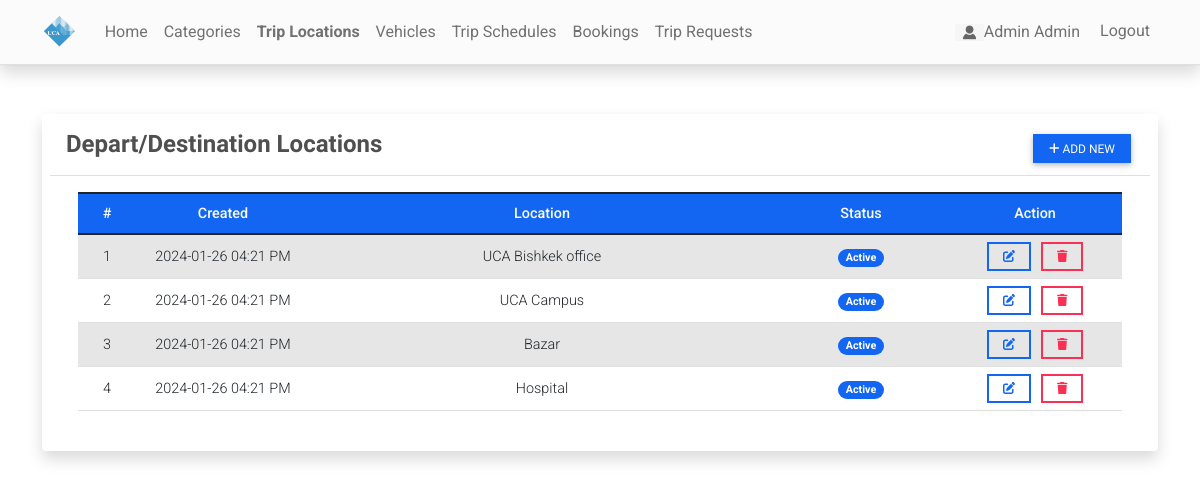
The page /location (signed in) on the database as committed earlier.
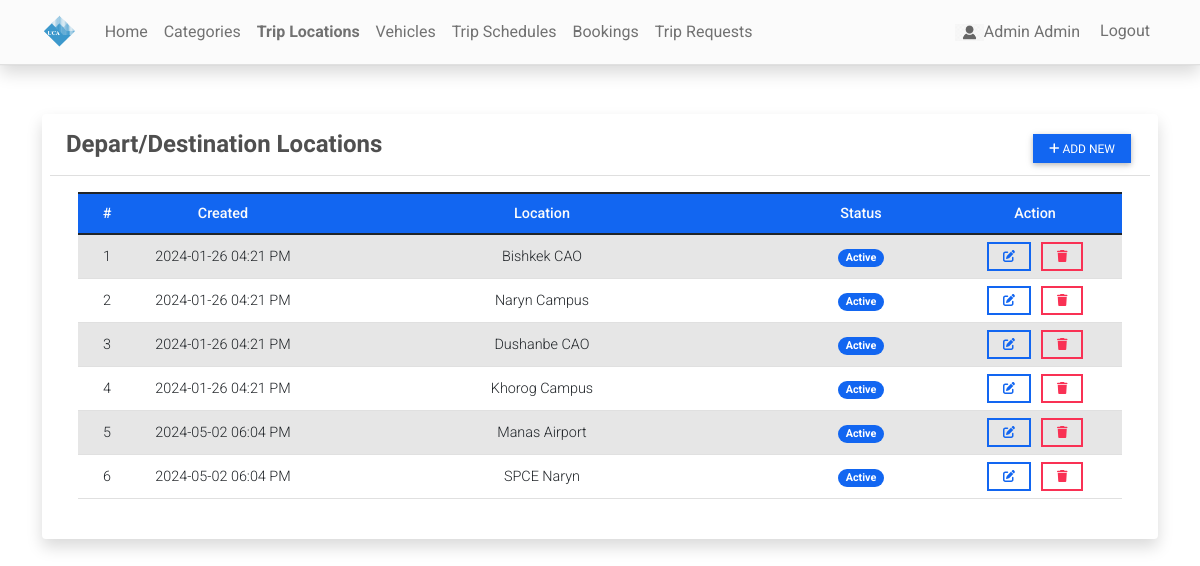
The same page on the database as committed later.
### reservationApp/models.py (models this page shows, shortened)
class Location(models.Model):
    location = models.CharField(max_length=250)
    status = models.CharField(max_length=2, choices=(('1','Active'),('2','Inactive')), default=1)
    date_created = models.DateTimeField(default=timezone.now)
    date_updated = models.DateTimeField(auto_now=True)

### reservationApp/views.py (the view)
# urls.py: path('location',views.location_mgt,name='location-page'),
@user_passes_test(admin_check)
def location_mgt(request):
    context['page_title'] = "Locations"
    locations = Location.objects.all()
    context['locations'] = locations
    return render(request, 'location_mgt.html', context)

### reservationApp/views.py (called while the page is built)
def admin_check(user):
    return user.is_staff

### reservationApp/templates/location_mgt.html (shortened to what this page needs)
{% extends 'base.html' %} {% block pageContent %}
<div class="col-lg-12 col-md-12 col-sm-12 col-xs-12">
    <div class="card card-default p-2 shadow ">
        <div class="card-header">
            <div class="d-flex w-100 align-items-center justify-content-between">
                <h4 class="card-title fw-bold">Depart/Destination Locations</h4>
                <div class="tools">
                    <button type="button" class="btn btn-primary btn-sm" id='add_new'><i class="fa fa-plus"></i> Add New</button>
                </div>
            </div>
        </div>
        <div class="card-body">
            <div class="container-fluid">
                <table class="table table-striped" id="location-list">
                    <colgroup>
                        <col width="5%">
                        <col width="15%">
                        <col width="40%">
                        <col width="15%">
                        <col width="15%">
                    </colgroup>
                    <thead>
                        <tr class="bg-primary bg-opacity-50 text-light">
                            <th class="px-2 py-2 text-center">#</th>
                            <th class="px-2 py-2 text-center">Created</th>
                            <th class="px-2 py-2 text-center">Location</th>
                            <th class="px-2 py-2 text-center">Status</th>
                            <th class="px-2 py-2 text-center">Action</th>
                        </tr>
                    </thead>
                    <tbody class="text-center">
                        {% for location in locations %}
                        <tr>
                            <td class="px-2 py-1 align-middle">{{ forloop.counter }}</td>
                            <td class="px-2 py-1 align-middle">{{ location.date_created|date:"Y-m-d h:i A" }}</td>
                            <td class="px-2 py-1 align-middle">{{ location.location }}</td>
                            <td class="px-1 py-1 align-middle text-center">
                                {% if location.status == '1' %}
                                <span class="badge bg-primary rounded-pill px-2">Active</span> {% else %}
                                <span class="badge bg-secondary rounded-pill px-2">Inactive</span> {% endif %}
                            </td>
                            <td class="px-2 py-1 align-middle text-center">
                                <a class="btn btn-outline-primary btn-sm edit-data" href="javascript:void(0)" data-id="{{ location.pk }}" title="Edit">
                                    <i class="fa fa-edit"></i>
                                </a>
                                <button class="btn btn-outline-danger btn-sm delete-data" type="button" data-id="{{ location.pk }}" title="Delete">
                                    <i class="fa fa-trash"></i>
                                </button>
                            </td>
                        </tr>
                        {% endfor %}
                    </tbody>
                </table>
            </div>
        </div>
    </div>
</div>
{% endblock pageContent %}

Rows that differ between the two databases and show on the page:
changed Location: location "UCA Bishkek office" → "Bishkek CAO"
changed Location: location "UCA Campus" → "Naryn Campus"
changed Location: location "Bazar" → "Dushanbe CAO"
changed Location: location "Hospital" → "Khorog Campus"
added Location: date_created "2024-05-02 06:04 PM", location "Manas Airport", status "Active"
added Location: date_created "2024-05-02 06:04 PM", location "SPCE Naryn", status "Active"
